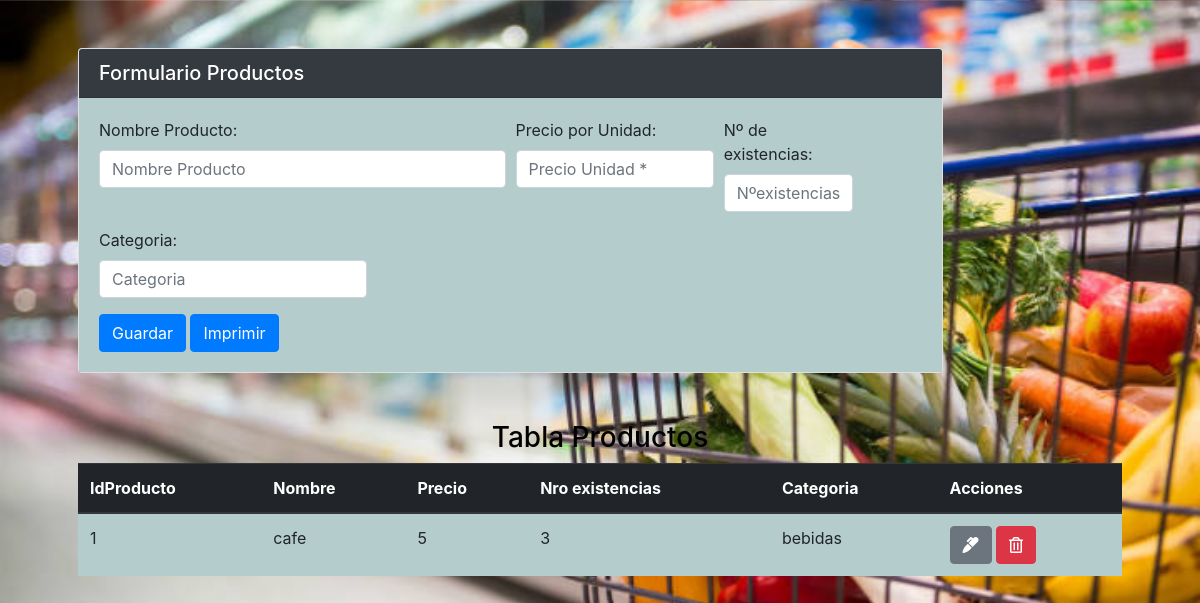
Before: /productos.php with the older database file.
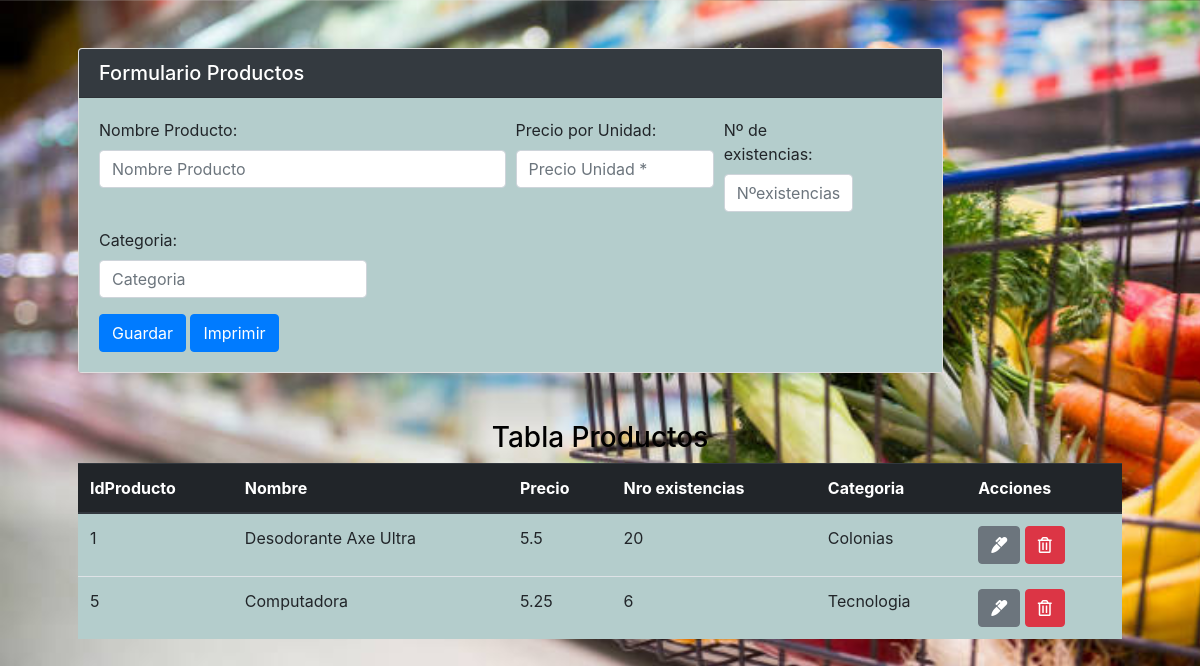
After: the same page with the newer database file.
### tables this page shows
CREATE TABLE `producto` (
  `idproducto` int(11) NOT NULL,
  `nombre` varchar(100) NOT NULL,
  `precio` double NOT NULL,
  `nroexistencias` int(11) NOT NULL,
  `categoria` varchar(100) NOT NULL
);

### productos.php (the view, shortened to what this page needs)
<?php  include("conexion.php"); ?>
<!doctype html>
<html>
<head>
<link rel="stylesheet" href="https://maxcdn.bootstrapcdn.com/bootstrap/4.0.0/css/bootstrap.min.css">
<link rel="stylesheet" href="https://use.fontawesome.com/releases/v5.6.3/css/all.css">
</head>
<body style="background-image: url('img/producto.jpg');width: 100%;
  height:100%;
  background-size: cover;">
		<main class="container p-5">
       <div class="row">
        <div class="col-md-10">
          <div class="card">
      <h5 class="card-header bg bg-dark" style="color: white;">Formulario Productos</h5>
      <div class="card-body" style="background-color:#B4CDCC">
   <form action="productobd/insertarproducto.php" method="POST">
      <div class="form-row">
          <div class="form-group col-md-6">
          <label for="nombre">Nombre Producto:</label>
          <input type="text" class="form-control" name="nombre" placeholder="Nombre Producto"  required>
          </div>
        <div class="form-group col-md-3">
          <label for="precio">Precio por Unidad:</label>
          <input type="text" class="form-control" name="precio" placeholder="Precio Unidad *" required>
        </div>
           <div class="form-group col-md-2">
          <label for="nroexistencias">Nº de existencias:</label>
          <input type="text" class="form-control" name="nroexistencias" placeholder="Nºexistencias" maxlength="5" required>
          </div>
         <div class="form-group col-md-4">
          <label for="categoria">Categoria:</label>
          <input type="text" class="form-control" name="categoria" placeholder="Categoria" >
          </div>
      </div>
      <button type="submit" class="btn btn-primary">Guardar</button>
      <button type="submit" class="btn btn-primary">Imprimir</button>
    </div>
      </div>
    </div>
    </div>
    <br>
    <br>
    <h3 style="color: black" align="center">Tabla Productos</h3>
    <table class="table table-striped">
	    <thead class="thead-dark">
	    <tr>
		    <th>IdProducto</th>
		    <th>Nombre</th>
		    <th>Precio</th>
		    <th>Nro existencias</th>
		    <th>Categoria</th>
		    <th>Acciones</th>
		</thead>
      <?php
       $query="SELECT * FROM producto";
       $result = mysqli_query($conexion,$query);
       while ($row=mysqli_fetch_assoc($result)) { ?>
      <tr style="background-color: #B4CDCC">
      <td><?php echo $row["idproducto"]; ?></td>
       <td><?php echo $row["nombre"]; ?></td>
       <td><?php echo  $row["precio"]; ?></td>
       <td><?php echo $row["nroexistencias"]; ?></td>
       <td><?php echo $row["categoria"]; ?></td>
       <td>
        <a href="productobd/actualizarproducto.php?id=<?php echo $row['idproducto']?>&accion=editar" class="btn btn-secondary"><i class="fas fa-marker"></i></a>
        <a href="productobd/eliminarproducto.php?id=<?php echo $row['idproducto']?>&accion=eliminar" class="btn btn-danger"><i class="far fa-trash-alt"></i></a></td>
      </tr>
       <?php } ?>
      </table>
    </main>
</body>
</html>

Changed rows visible on the page:
changed producto id 1: nombre "cafe" → "Desodorante Axe Ultra"; precio "5" → "5.5"; nroexistencias "3" → "20"; categoria "bebidas" → "Colonias"
added producto: idproducto "5", nombre "Computadora", precio "5.25", nroexistencias "6", categoria "Tecnologia"
